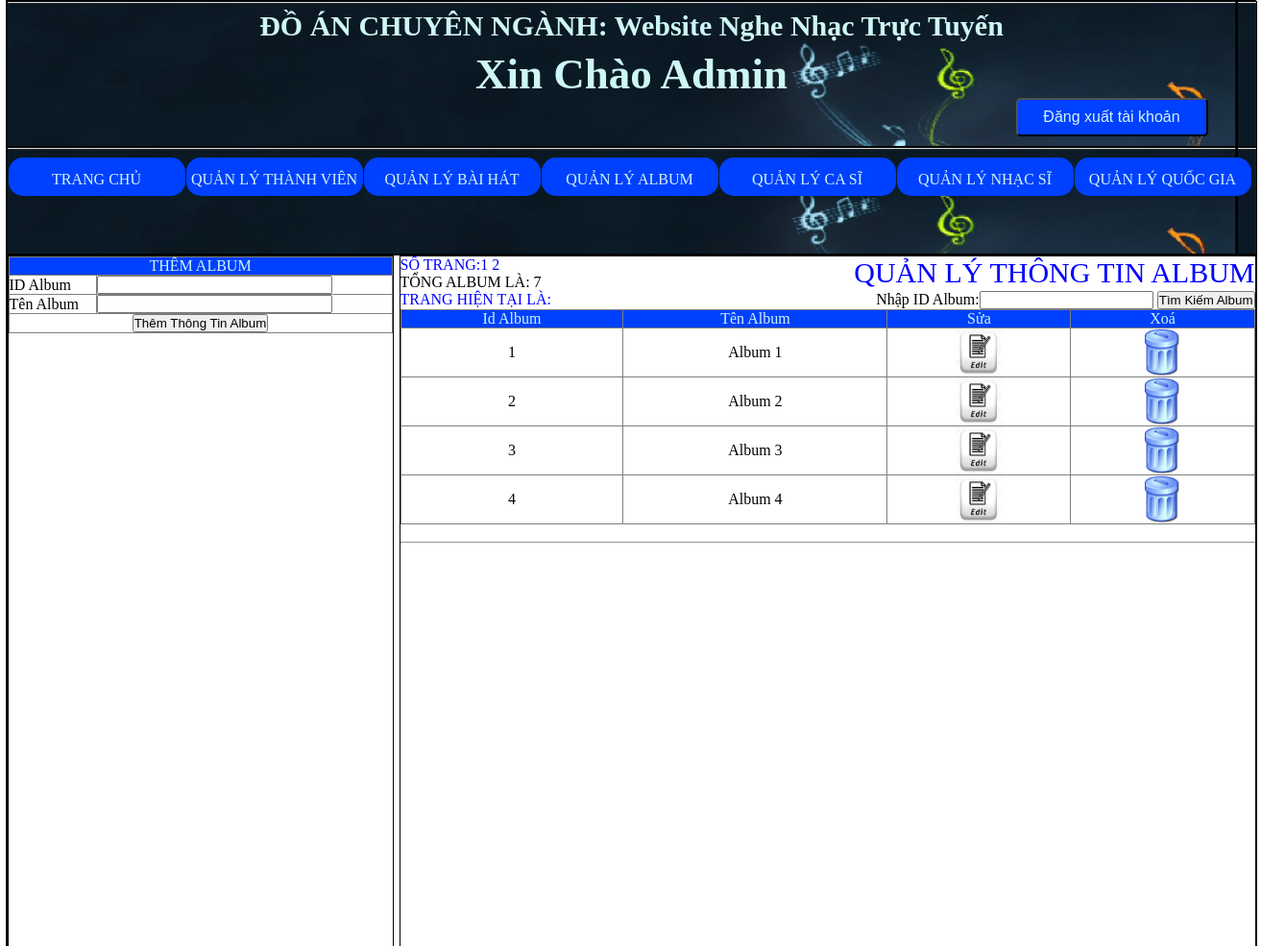
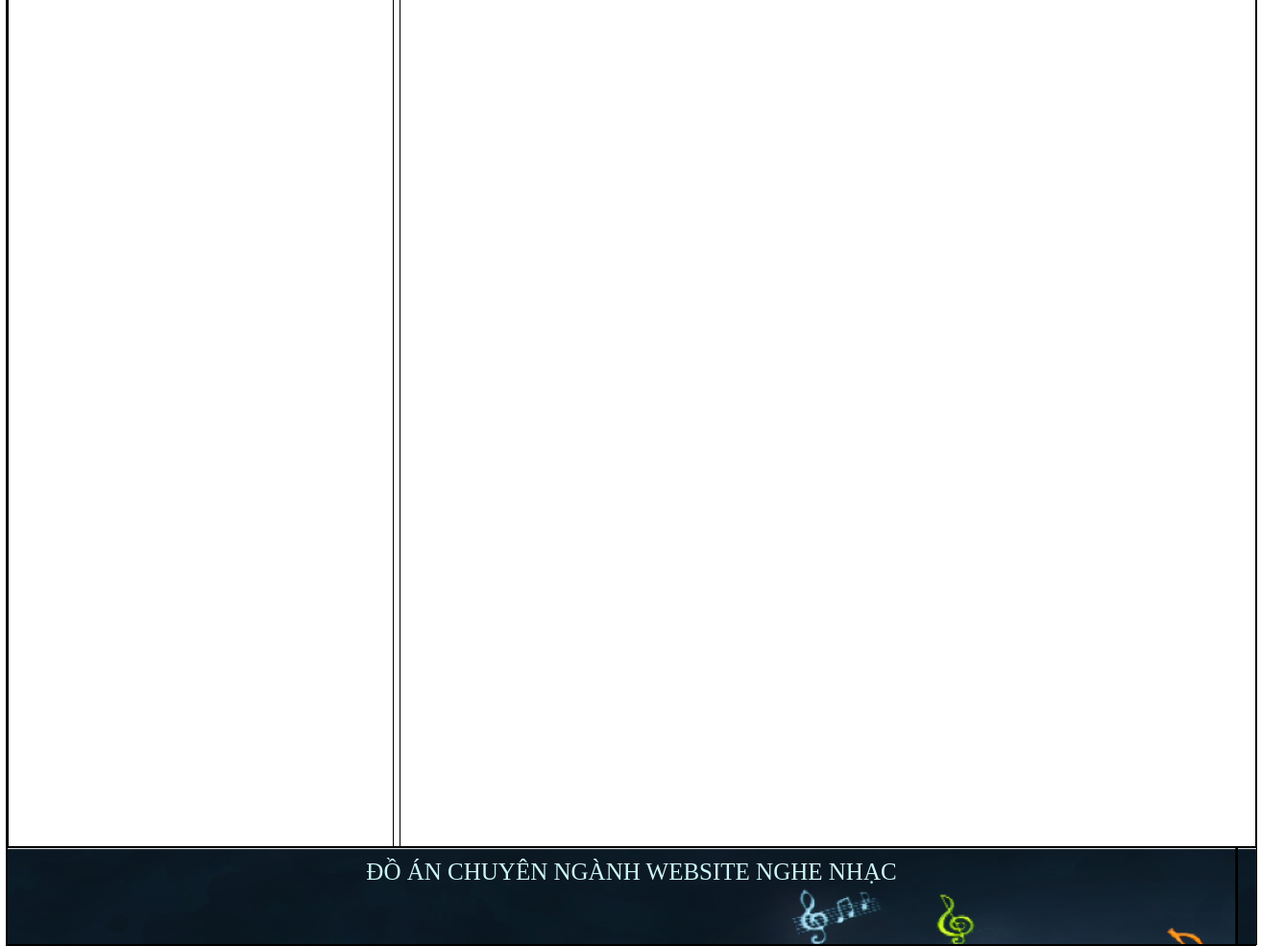
Screenshot of /admin_music/index.php?quanly=quanlyalbum&ac=them (signed in) with the database file from the repository (2 pictures, top to bottom).
### tables this page shows
CREATE TABLE IF NOT EXISTS `album` (
  `idAlbum` int(10) NOT NULL AUTO_INCREMENT,
  `TenAlbum` varchar(50) NOT NULL,
  PRIMARY KEY (`idAlbum`)
);

### admin_music/modules/quanlyalbum/lietke.php (the view, shortened to what this page needs)
<div style="font-size:30px;color:blue;float: right">QUẢN LÝ THÔNG TIN ALBUM</div>
<div style="color: blue; float: left;"> SỐ TRANG:</div>
<?php
  if(isset($_GET['trang'])){
    $get_trang=$_GET['trang'];
  }else{
    $get_trang='';
  }
  if($get_trang=='' || $get_trang==1)
  {
    $trang1=0;
  }else{
    $trang1=($get_trang*4)-4;
  }
  $sql="select * from album limit $trang1,4";
  $objStm = $objPdo->query($sql);
  $data = $objStm->fetchAll(PDO::FETCH_ASSOC);
  $sql_sql="SELECT count(*) FROM album";
  $result = $objPdo->query($sql_sql);
  $row = $result->fetch(PDO::FETCH_NUM);
  $a=ceil($row[0]/4);
  for($b=1;$b<=$a;$b++){
    echo '<a href="index.php?quanly=quanlyalbum&ac=them&trang='.$b.'" style="text-decoration:none;">'.' '. $b .' '.'</a>';
  }
  echo '<br>'.'TỔNG ALBUM LÀ: '.$row[0];
  ?>
     <br />
<p style="width:200px;color:blue;size:20px;font-style:inherit;float:left"> TRANG HIỆN TẠI LÀ: <?php echo $get_trang?></p>
<form action="" method="post" style="float:right">
    Nhập ID Album:<input type="text" name="timkiem" />
    <input type="submit" name="sub-timkiem" value="Tìm Kiếm Album" />
</form>
<table width="100%" border="1">
  <tr class="firstrow" align="center" >
    <td>Id Album</td>
    <td>Tên Album</td>
    <td>Sửa</td>
    <td>Xoá</td>
  </tr>
  <?php
    foreach($data as $row)
  {
  ?>
  <tr align="center">
    <td><?php echo $row['idAlbum'] ?></td>
    <td><?php echo $row['TenAlbum'] ?></td>
    <td ><a href="index.php?quanly=quanlyalbum&ac=sua&id=<?php echo $row['idAlbum'] ?>"><img src="background/edit1.png" style="width:50px;height:50px"/></a></td>
    <td ><a href="modules/quanlyalbum/xuly.php?id=<?php echo $row['idAlbum'];?>" onclick="return confirm('Bạn có chắc xóa Album thứ<?php echo $row['idAlbum']?> chứ')"><img src="background/delete.jpg" style="width:50px;height:50px"/></a></td>
  </tr>
  <?php
   }
   ?>
</table>
<BR /><HR />

### admin_music/style/css.css (style rules this page uses)
table { border-collapse:collapse; }
* { padding:0; margin:0; }

### admin_music/modules/quanlyalbum/lietke.php (style rules this page uses)
.firstrow { background:#0040FF; color:#CEF6F5; text-align:center; }
a { text-decoration:none }

### rows the page displays
album: idAlbum "1", TenAlbum "Album 1"
album: idAlbum "2", TenAlbum "Album 2"
album: idAlbum "3", TenAlbum "Album 3"
album: idAlbum "4", TenAlbum "Album 4"

### other values shown
$row[0] "7"
